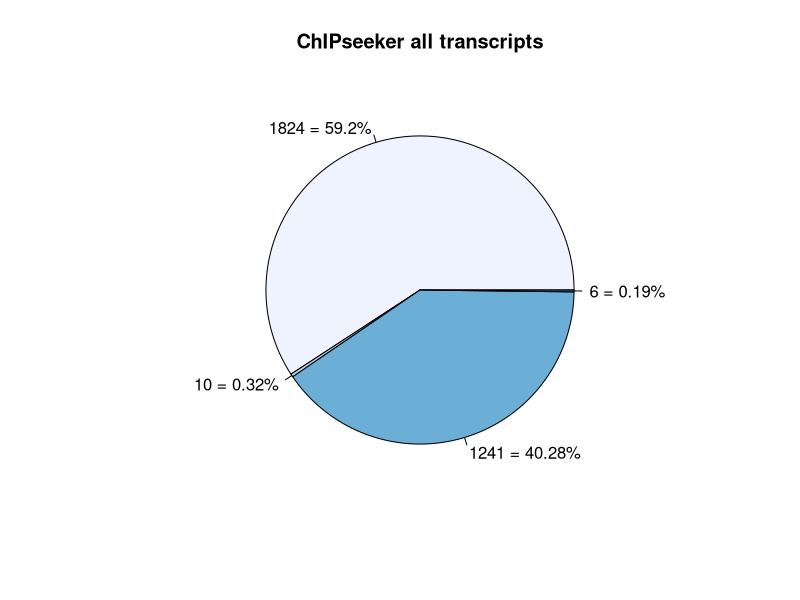
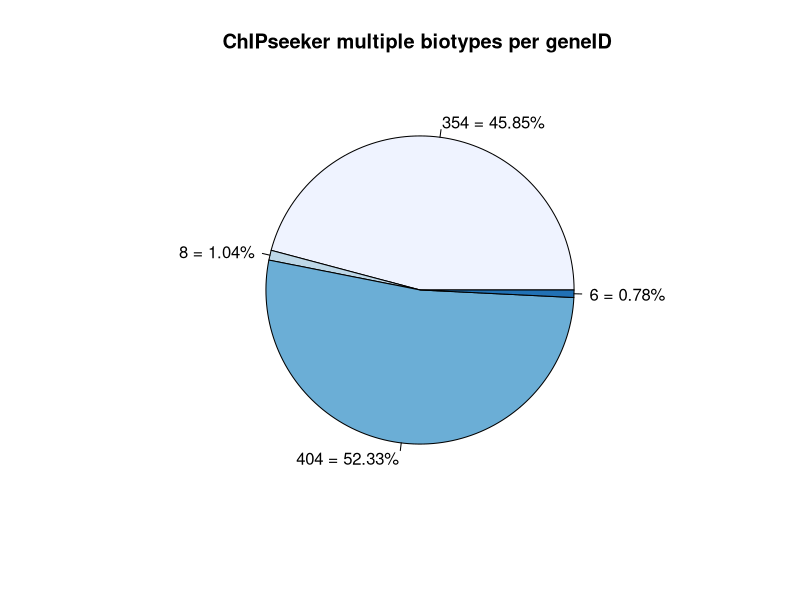
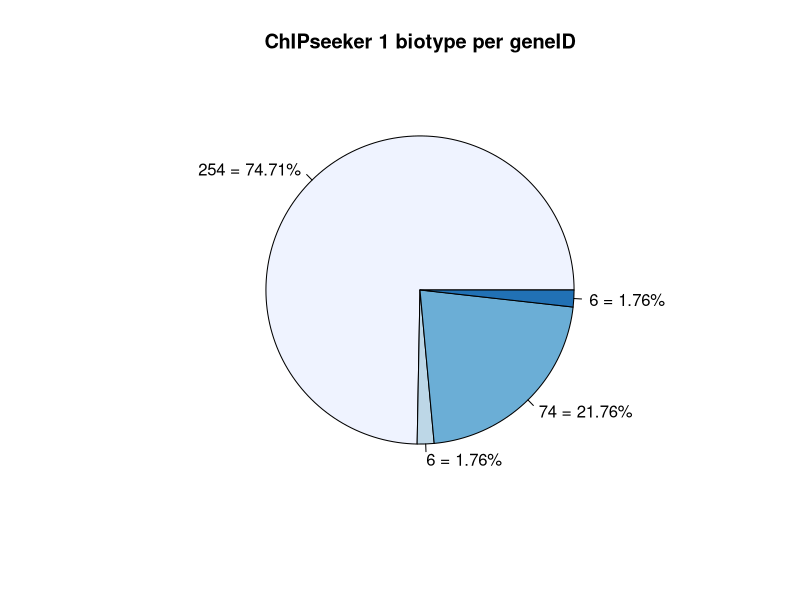
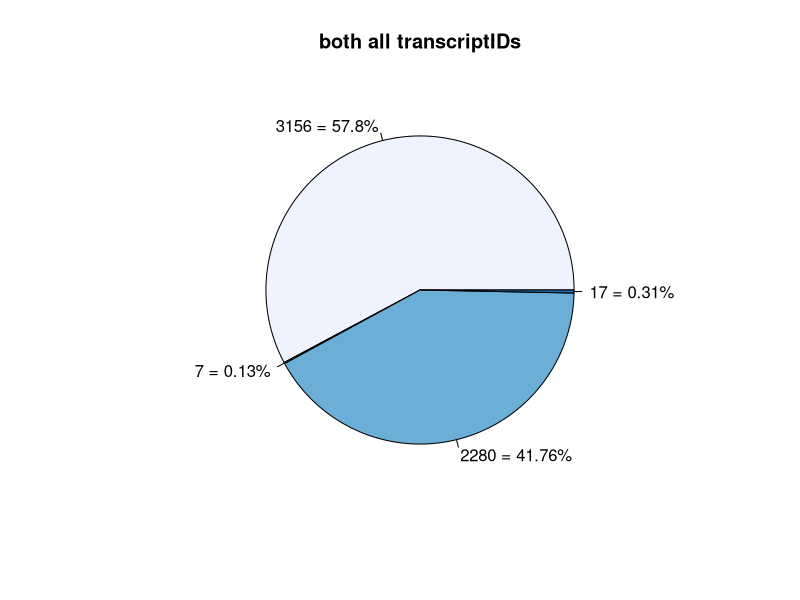
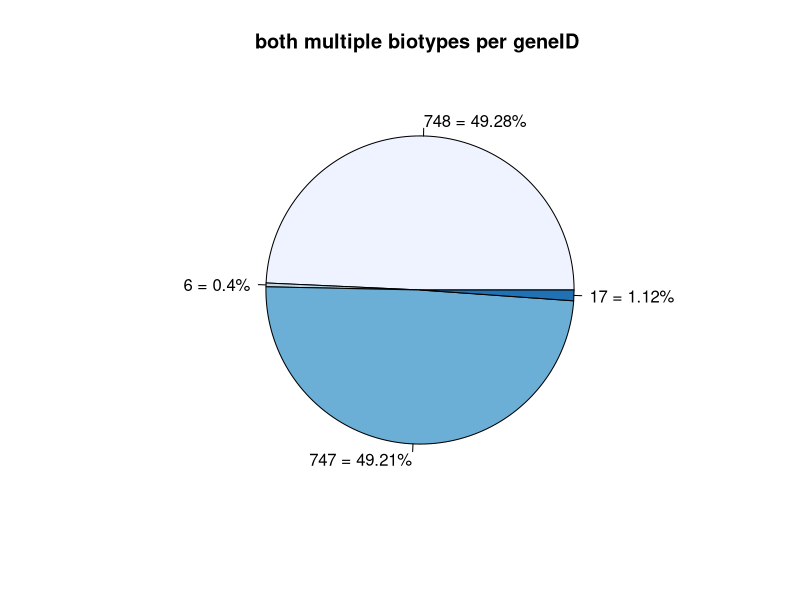
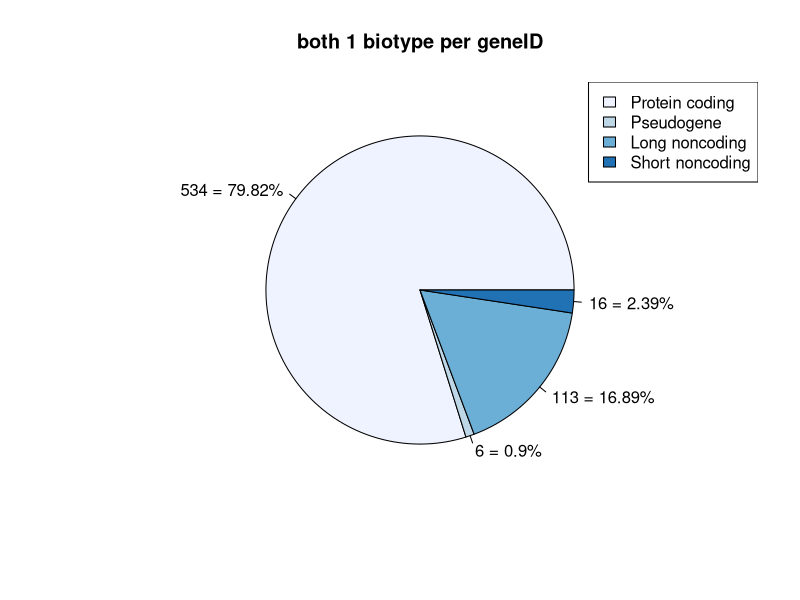

Here is the R script that generated these plots, in order:
setwd("~/STAGE/R/PLN")
library(RColorBrewer)

destination = "~/STAGE/R/PLN/hypoacetylation_comparison_final.pdf"

# Give the chart file a name.
pdf(file = destination)

#specify to save plots in 1x3 grid (3x3 grid will overlap with name and legend)
#par(mfrow = c(1,3))

count <-  c(1824, 10, 1241, 6)
labels <-  c("Protein coding","Pseudogene","Long noncoding","Short noncoding")

color <- brewer.pal(length(count), "Blues")

# Plot the chart.
pie(count, labels = paste0(count, " = ", round(100 * count/sum(count), 2),  "%"), main = "ChIPseeker all transcripts", col = color)
#legend("bottomright", c("Protein coding","Pseudogene","Long noncoding","Short noncoding"),
#fill = color)


count2 <-  c(354, 8, 404, 6)
labels <-  c("Protein coding","Pseudogene","Long noncoding","Short noncoding")

# Plot2 the chart.
pie(count2, labels = paste0(count2, " = ", round(100 * count2/sum(count2), 2),  "%"), main = "ChIPseeker multiple biotypes per geneID ", col = color)
#legend("bottomright", c("Protein coding","Pseudogene","Long noncoding","Short noncoding"),
#fill = color)

count3 <-  c(254, 6, 74, 6)
labels <-  c("Protein coding","Pseudogene","Long noncoding","Short noncoding")

# Plot3 the chart.
pie(count3, labels = paste0(count3, " = ", round(100 * count3/sum(count3), 2),  "%"), main = "ChIPseeker 1 biotype per geneID", col = color)
#legend("bottomright", c("Protein coding","Pseudogene","Long noncoding","Short noncoding"),
#fill = color)

count4 <-  c(3156, 7, 2280, 17)
labels <-  c("Protein coding","Pseudogene","Long noncoding","Short noncoding")

# Plot the chart.
pie(count4, labels = paste0(count4, " = ", round(100 * count4/sum(count4), 2),  "%"), main = "both all transcriptIDs", col = color)
#legend("bottomright", c("Protein coding","Pseudogene","Long noncoding","Short noncoding"),
#fill = color)

count5 <-  c(748, 6, 747, 17)
labels <-  c("Protein coding","Pseudogene","Long noncoding","Short noncoding")

# Plot2 the chart.
pie(count5, labels = paste0(count5, " = ", round(100 * count5/sum(count5), 2),  "%"), main = "both multiple biotypes per geneID ", col = color)
#legend("bottomright", c("Protein coding","Pseudogene","Long noncoding","Short noncoding"),
#fill = color)

count6 <-  c(534, 6, 113, 16)
labels <-  c("Protein coding","Pseudogene","Long noncoding","Short noncoding")

# Plot3 the chart.
pie(count6, labels = paste0(count6, " = ", round(100 * count6/sum(count6), 2),  "%"), main = "both 1 biotype per geneID", col = color)
legend("topright", c("Protein coding","Pseudogene","Long noncoding","Short noncoding"),
fill = color)


# Save the file.

dev.off()